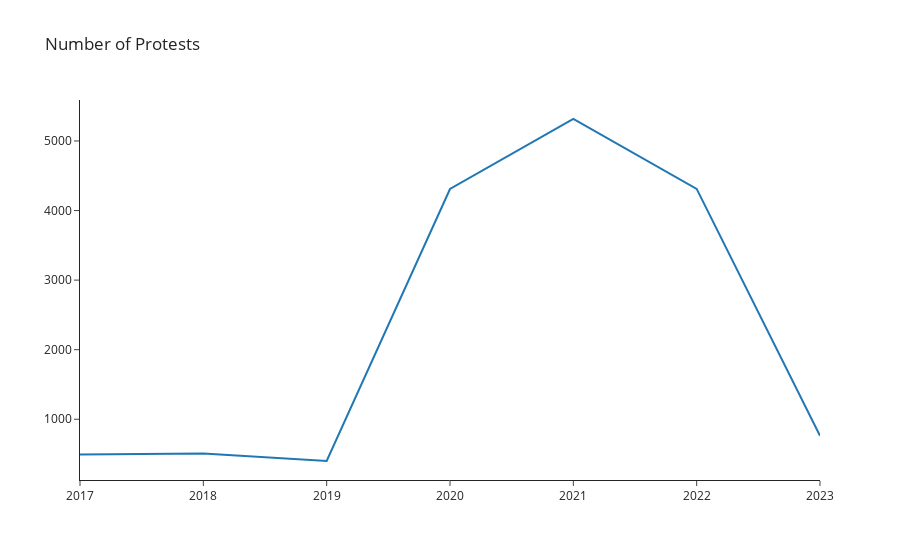

Notebook code cell kept with this figure:
### Code cell
import plotly.graph_objects as go

df = protest_data()
df_pivot = df.groupby(['Year']).size().to_frame().reset_index()
# df_pivot.rename({'0':'Count'}, axis='columns', inplace=True)
df_pivot.head()

fig = go.Figure()
fig.add_trace(go.Scatter(x=df_pivot["Year"], y=df_pivot[0], name="All", mode="lines"))
# fig.add_trace(go.Scatter(x=df["Date"], y=df["Open"], name="Open", mode="lines"))
fig.update_layout(
    title="Number of Protests", template="simple_white"
)
fig.show()

### Figure 1 — Plotly figure (JSON) as saved in the notebook; plotly's stock layout.template omitted (floating-point values rounded to 4 significant figures)
{"data": [{"mode": "lines", "name": "All", "type": "scatter", "x": [2017, 2018, 2019, 2020, 2021, 2022, 2023], "y": [493, 508, 400, 4310, 5316, 4311, 764]}], "layout": {"title": {"text": "Number of Protests"}}}
